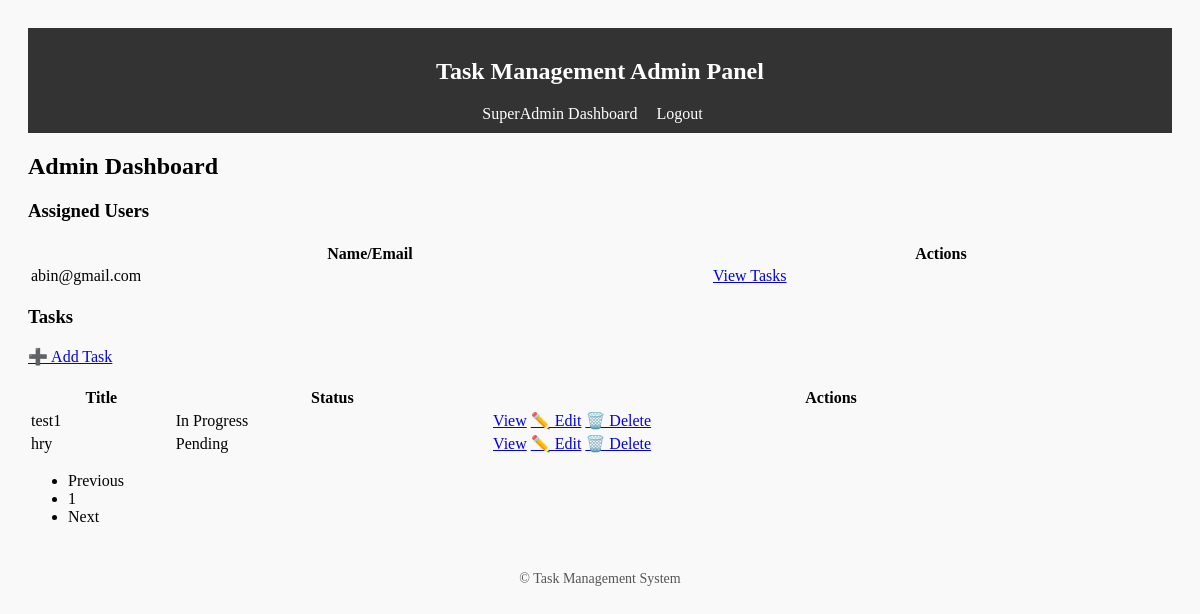
/panel/admin/dashboard/ (signed in), run on an earlier commit of the app's database.
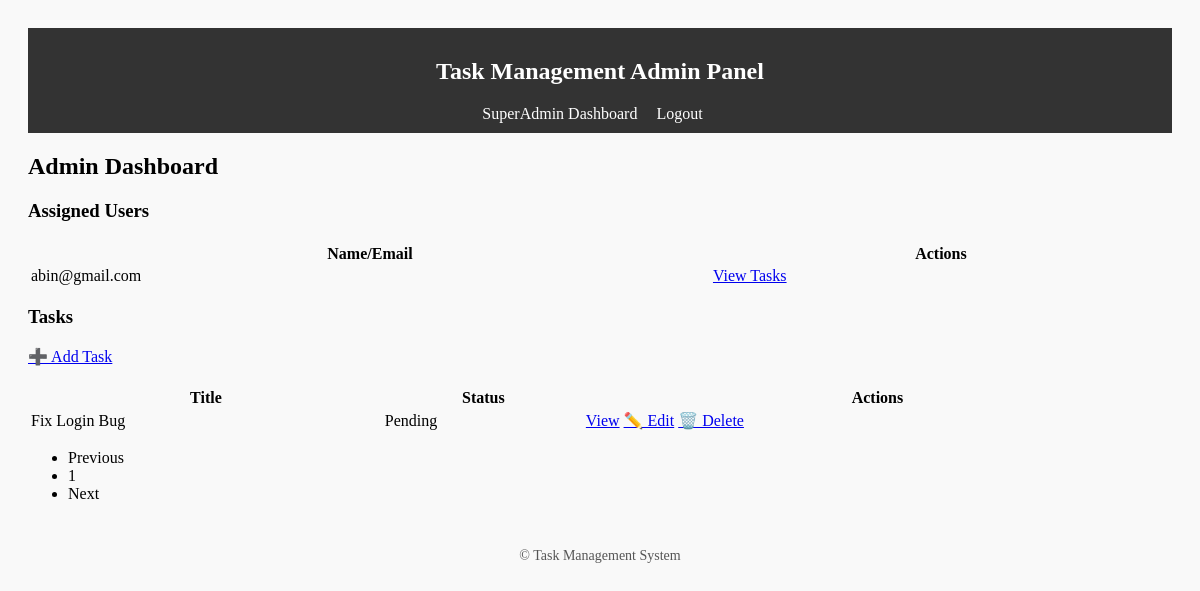
And on a later commit of the database.
### accounts/models.py (models this page shows, shortened)
class CustomUser(AbstractUser):
    ROLE_CHOICES = (
        ('superadmin', 'SuperAdmin'),
        ('admin', 'Admin'),
        ('user', 'User'),
    )
    role = models.CharField(max_length=20, choices=ROLE_CHOICES, default='user')
    admin = models.ForeignKey("self", null=True, blank=True, limit_choices_to={'role': 'admin'}, on_delete=models.SET_NULL, related_name="assigned_users")

### tasks/models.py (models this page shows, shortened)
class Task(models.Model):
    STATUS_CHOICES = (
        ('pending', 'Pending'),
        ('in_progress', 'In Progress'),
        ('completed', 'Completed'),
    )
    title = models.CharField(max_length=255)
    description = models.TextField(blank=True)
    assigned_admin = models.ForeignKey(
        settings.AUTH_USER_MODEL,
        null=True,
        blank=True,
        on_delete=models.SET_NULL,
        limit_choices_to={'role': 'admin'},
        related_name='admin_tasks'
    )
    assigned_to = models.ForeignKey(
        settings.AUTH_USER_MODEL,
        on_delete=models.CASCADE,
        related_name='tasks',
        limit_choices_to={'role': 'user'},null=True, blank=True)
    due_date = models.DateField(null=True, blank=True)
    status = models.CharField(max_length=20, choices=STATUS_CHOICES, default='pending')
    completion_report = models.TextField(blank=True, null=True)
    worked_hours = models.DecimalField(max_digits=6, decimal_places=2, null=True, blank=True)
    created_at = models.DateTimeField(auto_now_add=True)
    updated_at = models.DateTimeField(auto_now=True)

### admin_panel/views.py (the view)
# urls.py: path('admin/dashboard/', views.admin_dashboard, name='admin_dashboard'),
@login_required
def admin_dashboard(request):
    if not role_check(request.user, ['admin', 'superadmin']):
        return HttpResponseForbidden("Forbidden")
    assigned_users = CustomUser.objects.filter(admin=request.user, role="user")
    tasks = Task.objects.filter(assigned_admin=request.user).order_by('-created_at')
    paginator = Paginator(tasks, 5)
    page_number = request.GET.get('page')
    page_obj = paginator.get_page(page_number)
    return render(request, "admin_panel/admin_dashboard.html", {
        "assigned_users": assigned_users,
        "page_obj": page_obj
    })

### accounts/utils.py (called while the page is built)
def role_check(user, allowed_roles):
    return getattr(user, 'role', None) in allowed_roles

### admin_panel/templates/admin_panel/admin_dashboard.html
{% extends "admin_panel/base.html" %}
{% block content %}
<h2>Admin Dashboard</h2>
<h3>Assigned Users</h3>
<table class="table table-bordered mb-4">
    <thead>
        <tr>
            <th>Name/Email</th>
            <th>Actions</th>
        </tr>
    </thead>
    <tbody>
        {% for user in assigned_users %}
        <tr>
            <td>{{ user.email }}</td>
            <td>
                <a href="{% url 'admin_user_detail' user.id %}" class="btn btn-sm btn-info">View Tasks</a>
            </td>
        </tr>
        {% empty %}
        <tr>
            <td colspan="2">No users assigned.</td>
        </tr>
        {% endfor %}
    </tbody>
</table>
<h3>Tasks</h3>
<a href="{% url 'admin_task_create' %}" class="btn btn-primary mb-3">➕ Add Task</a>
<table class="table table-striped">
    <thead>
        <tr>
            <th>Title</th>
            <th>Status</th>
            <th>Actions</th>
        </tr>
    </thead>
    <tbody>
        {% for task in page_obj %}
        <tr>
            <td>{{ task.title }}</td>
            <td>{{ task.get_status_display }}</td>
            <td>
                <a href="{% url 'admin_task_detail' task.id %}" class="btn btn-sm btn-info">View</a>
                <a href="{% url 'task_update' task.id %}" class="btn btn-sm btn-warning">✏️ Edit</a>
                <a href="{% url 'task_delete' task.id %}" class="btn btn-sm btn-danger">🗑️ Delete</a>
            </td>
        </tr>
        {% empty %}
        <tr>
            <td colspan="3">No tasks found.</td>
        </tr>
        {% endfor %}
    </tbody>
</table>
<nav aria-label="Page navigation">
  <ul class="pagination justify-content-center">
    {% if page_obj.has_previous %}
      <li class="page-item">
        <a class="page-link" href="?page={{ page_obj.previous_page_number }}">Previous</a>
      </li>
    {% else %}
      <li class="page-item disabled"><span class="page-link">Previous</span></li>
    {% endif %}
    {% for num in page_obj.paginator.page_range %}
      {% if page_obj.number == num %}
        <li class="page-item active"><span class="page-link">{{ num }}</span></li>
      {% else %}
        <li class="page-item"><a class="page-link" href="?page={{ num }}">{{ num }}</a></li>
      {% endif %}
    {% endfor %}
    {% if page_obj.has_next %}
      <li class="page-item">
        <a class="page-link" href="?page={{ page_obj.next_page_number }}">Next</a>
      </li>
    {% else %}
      <li class="page-item disabled"><span class="page-link">Next</span></li>
    {% endif %}
  </ul>
</nav>
{% endblock %}

What changed in the data, as far as the page shows it:
removed Task: title "test1", status "In Progress"
removed Task: title "hry", status "Pending"
added Task: title "Fix Login Bug", status "Pending"
